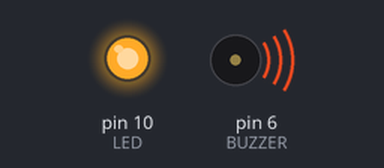
A sketch run on a simulated Arduino Uno, built with avr-gcc and run on an emulated ATmega328P. Parts: output pins drawn as LEDs (lit = HIGH), buzzer (waves = sounding, pin HIGH).

Above: at 0.1 s.
At 6.7 s:
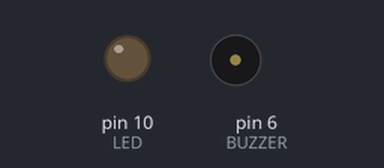
Timing chart, 0 to 8.2 s (numbered marks = the images above):
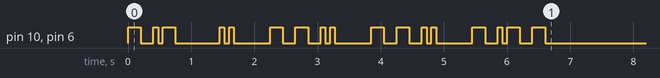

The sketch:

morseCode.ino
```cpp
#define    LED  10
#define BUZZER  6

String codigo[] = {  ".-" , "-..." , "-.-." ,  "-.." ,    "." ,           //A,B,C,D,E
                   "..-." ,  "--." , "...." ,   ".." , ".---" ,           //F,G,H,I,J
                    "-.-" , ".-.." ,   "--" ,   ".-" ,  "---" ,           //K,L,M,N,O
                   ".--." , "--.-" ,  ".-." ,  "..." ,    "-" ,           //P,Q,R,S,T
                    "..-" , "...-" ,  ".--" , "-..-" , "-.--" , "--.."    //U,V,W,X,Y,Z
                  };

String mensagem = "KIZZY";

void on_output(String pos);
void output_ponto();
void output_traco();
void codifica_string(String mens);

void setup() {
  pinMode(LED,OUTPUT);
  pinMode(BUZZER,OUTPUT);
  digitalWrite(LED,LOW);
  digitalWrite(BUZZER,LOW);

  codifica_string(mensagem);
}

void loop(){}

void on_output(String caractere){
  for(int i=0; i<caractere.length(); i++){
    if(caractere[i] == '.'){
      output_ponto();
    }
    else if(caractere[i] == '-'){
      output_traco();
    }
  }
}

void output_ponto(){
  digitalWrite(LED,HIGH);
  digitalWrite(BUZZER,HIGH);
  delay(75);
  digitalWrite(LED,LOW);
  digitalWrite(BUZZER,LOW);
  delay(75);
}

void output_traco(){
  digitalWrite(LED,HIGH);
  digitalWrite(BUZZER,HIGH);
  delay(200);
  digitalWrite(LED,LOW);
  digitalWrite(BUZZER,LOW);
  delay(200);
}

void codifica_string(String mens){
  int posicao_codigo;
  for(int i=0; i<mens.length(); i++){
    posicao_codigo = ((int)mens[i])-65;
    on_output(codigo[posicao_codigo]);
    delay(500);
  }
}
```
